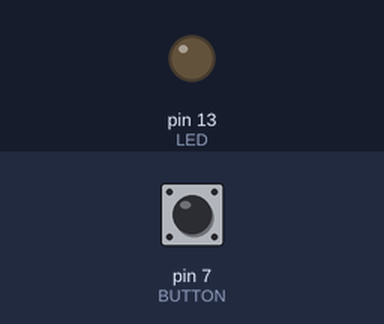
A sketch run on a simulated Arduino Uno, built with avr-gcc and run on an emulated ATmega328P. On the bench: output pins drawn as LEDs (lit = HIGH). Inputs (shaded band) come from the test bench; at power-on: pin 7 (BUTTON) HIGH.

Above: at 1.2 s.
1.3 s: pin 7 (BUTTON) pulled LOW for 0.15 s
At 2.6 s:
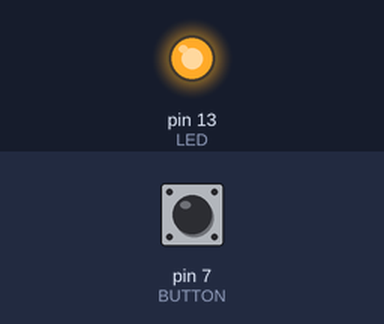
2.9 s: pin 7 (BUTTON) pulled LOW for 1 s
At 5.1 s:
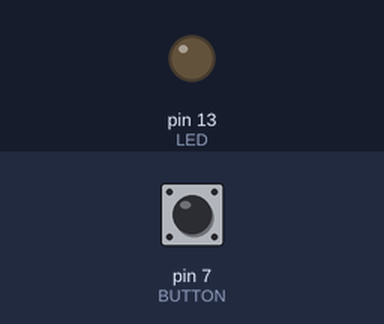
5.4 s: pin 7 (BUTTON) pulled LOW for 3.2 s
At 9.9 s:
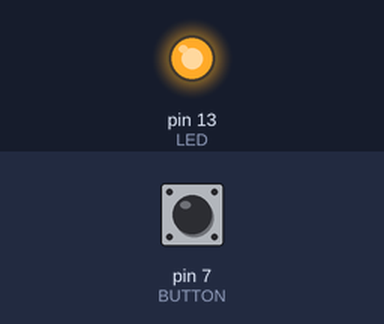
Timing chart, 0 to 11.4 s (numbered marks = the images above; inputs shaded):
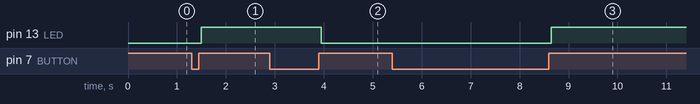

Measured:
- after the input at 1.3 s, pin 13 (LED): LOW → HIGH after 0.20 s
- after the input at 2.9 s, pin 13 (LED): HIGH → LOW after 1.1 s
- after the input at 5.4 s, pin 13 (LED): LOW → HIGH after 3.3 s

The sketch:

exercise5.ino
```cpp
#define BUTTON 7
#define LED 13

int buttonState = 0;
int lastButtonState = LOW;
int ledState = HIGH;

unsigned long lastDebounceTime = 0;
unsigned long debounceDelay = 50;

void setup() {
  pinMode(LED, OUTPUT);
  pinMode(BUTTON, INPUT_PULLUP);
}

void loop() {
  int reading = digitalRead(BUTTON);

  if (reading != lastButtonState) {
    lastDebounceTime = millis();
  }

  if ((millis() - lastDebounceTime) > debounceDelay) {
    if (reading != buttonState) {
      buttonState = reading;

      if (buttonState == HIGH) {
        ledState = !ledState;
        digitalWrite(LED, ledState);
      }
    }
  }

  lastButtonState = reading;
}
```
